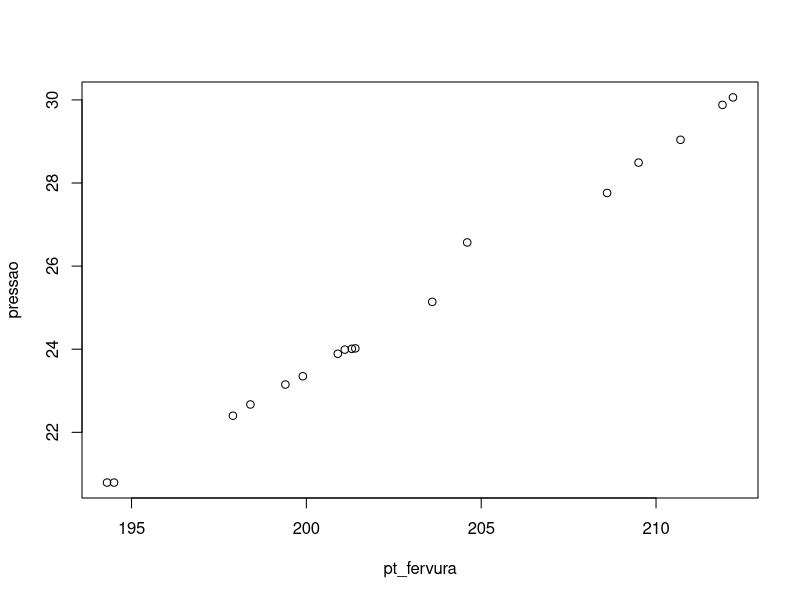
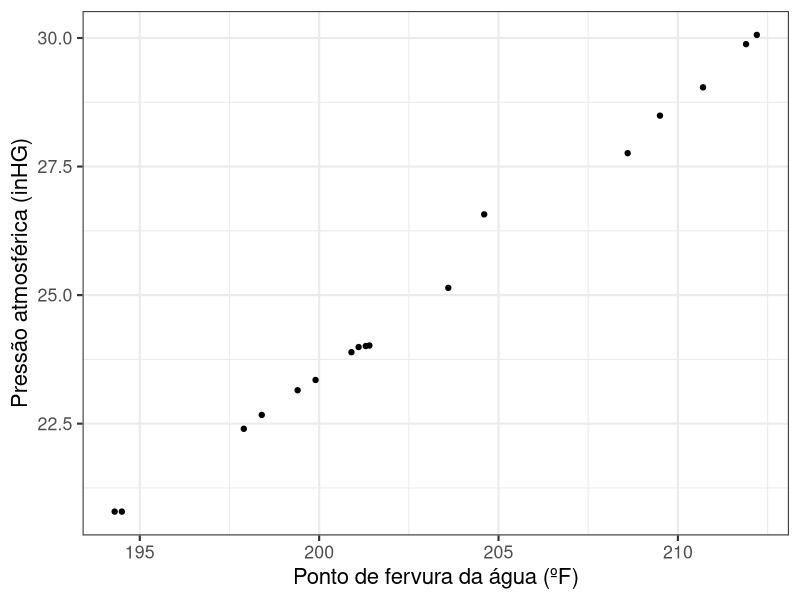
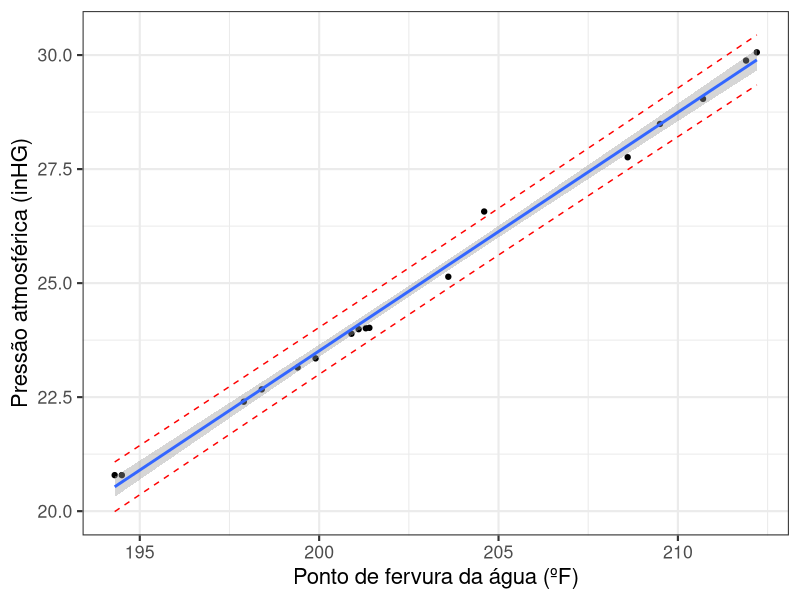

Write the R code that produced these figures, in order.
boiling.pt <- read.csv(file = "dados_ponto_fervura.csv") ## Table 11.5, DeGroot (4th ed.)

head(boiling.pt)
plot(pressao ~ pt_fervura, boiling.pt)

linmod <- lm(pressao ~ pt_fervura, data = boiling.pt)

summary(linmod)

### plotting code taken  from https://rstudio-pubs-static.s3.amazonaws.com/71339_d0b8346f41314979bc394448c5d60d86.html
temp_var <- predict(linmod, interval="prediction")
new_df <- cbind(boiling.pt, temp_var)

library(ggplot2)
p0 <- ggplot(new_df, aes(pt_fervura, pressao))+
  geom_point() +
  scale_x_continuous("Ponto de fervura da água (ºF)") + 
  scale_y_continuous("Pressão atmosférica (inHG)")  +
  theme_bw(base_size = 16)
p0

p1 <- p0 + 
  geom_line(aes(y = lwr), color = "red", linetype = "dashed")+
  geom_line(aes(y = upr), color = "red", linetype = "dashed")+
  geom_smooth(method=lm, se = TRUE) + 
  theme_bw(base_size = 16)

p1

